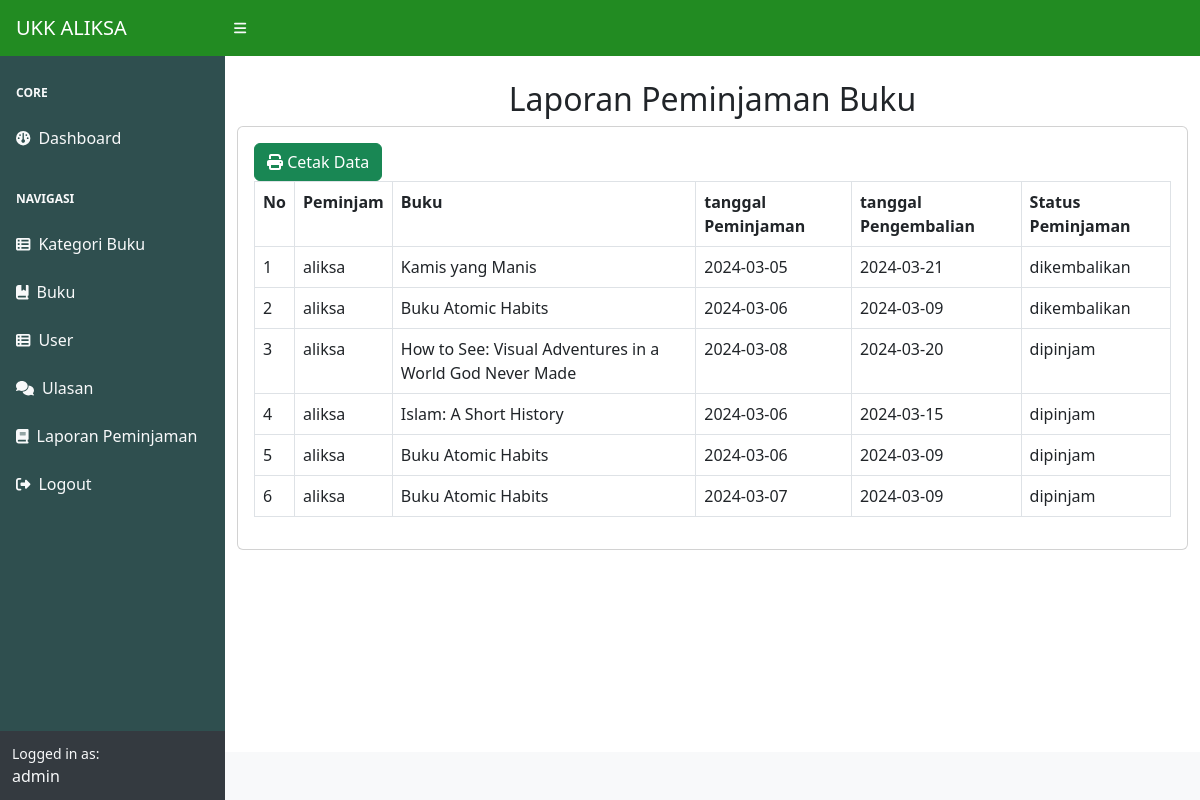
The app's page /index.php?page=laporan (signed in) with its own data.
### tables this page shows
CREATE TABLE `peminjaman` (
  `id_peminjaman` int(11) NOT NULL,
  `id_user` int(11) DEFAULT NULL,
  `id_buku` int(11) DEFAULT NULL,
  `tanggal_peminjaman` date DEFAULT NULL,
  `tanggal_pengembalian` date DEFAULT NULL,
  `status_peminjaman` enum('dipinjam','dikembalikan') DEFAULT NULL
);

CREATE TABLE `user` (
  `id_user` int(11) NOT NULL,
  `username` varchar(225) DEFAULT NULL,
  `password` varchar(225) DEFAULT NULL,
  `email` varchar(225) DEFAULT NULL,
  `nama_lengkap` varchar(225) DEFAULT NULL,
  `alamat` text DEFAULT NULL,
  `no_telpon` varchar(225) DEFAULT NULL,
  `level` enum('admin','petugas','peminjam') DEFAULT NULL
);

CREATE TABLE `buku` (
  `id_buku` int(11) NOT NULL,
  `id_kategori` int(11) DEFAULT NULL,
  `judul` varchar(225) DEFAULT NULL,
  `penulis` varchar(255) DEFAULT NULL,
  `penerbit` varchar(225) DEFAULT NULL,
  `tahun_terbit` int(11) DEFAULT NULL,
  `deskripsi` text DEFAULT NULL
);

### laporan.php (the view, shortened to what this page needs)
<center><h2 class="mt-4">Laporan Peminjaman Buku</h2></center>
<div class="card">
    <div class="card-body">
        <div class="row">
            <div class="col-md-12">
                <a href="cetak.php" target="_blank" class="btn btn-success"><i class="fa fa-print"></i> Cetak Data</a>
                <table class="table table-bordered" id="dataTable" width="100%" cellspacing="0">
                    <tr>
                        <th>No</th>
                        <th>Peminjam</th>
                        <th>Buku</th>
                        <th>tanggal Peminjaman</th>
                        <th>tanggal Pengembalian</th>
                        <th>Status Peminjaman</th>
                    </tr>
                    <?php
                    $i = 1;
                    $query = mysqli_query($koneksi, "SELECT*FROM peminjaman LEFT JOIN user on user.id_user = peminjaman.id_user LEFT JOIN buku on buku.id_buku = peminjaman.id_buku");
                    while ($data = mysqli_fetch_array($query)) {
                    ?>
                        <tr>
                            <td><?php echo $i++; ?></td>
                            <td><?php echo $data['nama_lengkap']; ?></td>
                            <td><?php echo $data['judul']; ?></td>
                            <td><?php echo $data['tanggal_peminjaman']; ?></td>
                            <td><?php echo $data['tanggal_pengembalian']; ?></td>
                            <td><?php echo $data['status_peminjaman']; ?></td>
                        <?php
                    }
                        ?>
                </table>
            </div>
        </div>
    </div>
</div>

### index.php (shortened to what this page needs)
<!DOCTYPE html>
<html lang="en">
<head>
    <link href="https://cdn.jsdelivr.net/npm/simple-datatables@7.1.2/dist/style.min.css" rel="stylesheet" />
    <link href="css/styles.css" rel="stylesheet" />
</head>
<body class="sb-nav-fixed">
    <nav class="sb-topnav navbar navbar-expand navbar-dark" style="background-color: #228B22">
        <a class="navbar-brand ps-3" href="index.html">UKK ALIKSA</a>
        <button class="btn btn-link btn-sm order-1 order-lg-0 me-4 me-lg-0 text-light" id="sidebarToggle" href="#!"><i class="fas fa-bars"></i></button>
    </nav>
    <div id="layoutSidenav">
        <div id="layoutSidenav_nav">
            <nav class="sb-sidenav accordion sb-sidenav-dark" style="background-color: #2F4F4F;" id="sidenavAccordion">
                <div class="sb-sidenav-menu">
                    <div class="nav">
                        <div class="sb-sidenav-menu-heading text-light">Core</div>
                        <a class="nav-link text-light" href="?">
                            <div class="sb-nav-link-icon"><i class="fa-solid fa-gauge text-light"></i></div>
                            Dashboard
                        </a>
                        <?php
                        if ($_SESSION['user']['level'] != 'peminjam') {
                          ?>
                        <div class="sb-sidenav-menu-heading text-light">Navigasi</div>
                            <a class="nav-link text-light" href="?page=kategori">
                                <div class="sb-nav-link-icon"><i class="fa-solid fa-table-list text-light"></i></div>
                                Kategori Buku
                            </a>
                            <a class="nav-link text-light" href="?page=buku">
                                <div class="sb-nav-link-icon"><i class="fa-solid fa-book-bookmark text-light"></i></div>
                                Buku
                            </a>
                            <?php if($_SESSION['user']['level'] == 'admin') : ?>
                            <a class="nav-link text-light" href="?page=user">
                                <div class="sb-nav-link-icon"><i class="fa-solid fa-table-list text-light"></i></div>
                                User
                            </a>
                            <?php endif; ?>
                        <?php
                        }
                        ?>
                        <a class="nav-link text-light" href="?page=ulasan">
                            <div class="sb-nav-link-icon"><i class="fa-solid fa-comments text-light"></i></div>
                            Ulasan
                        </a>
                        <?php
                        if ($_SESSION['user']['level'] != 'peminjam') {
                        ?>
                            <a class="nav-link text-light" href="?page=laporan">
                                <div class="sb-nav-link-icon"><i class="fas fa-book text-light"></i></div>
                                Laporan Peminjaman
                            </a>
                        <?php
                        }
                        ?>
                        <a class="nav-link text-light" href="logout.php">
                            <div class="sb-nav-link-icon"><i class="fa-solid fa-right-from-bracket text-light"></i></div>
                            Logout
                        </a>
                    </div>
                </div>
                <div class="sb-sidenav-footer text-light">
                    <div class="small">Logged in as:</div>
                    <?php echo $_SESSION['user']['nama_lengkap']; ?>
                </div>
            </nav>
        </div>
        <div id="layoutSidenav_content">
            <main>
                <div class="container-fluid">
                    <?php
                    $page = isset($_GET['page']) ? $_GET['page'] : 'home';
                    if (file_exists($page . '.php')) {
                        include $page . '.php';
                    } else {
                        include '404.php';
                    }
                    ?>
                </div>
            </main>
            <footer class="py-4 bg-light mt-auto">
            </footer>
        </div>
    </div>
</body>
</html>

### records on screen
peminjaman: id_user.nama_lengkap "aliksa", id_buku.judul "Kamis yang Manis", tanggal_peminjaman "2024-03-05", tanggal_pengembalian "2024-03-21", status_peminjaman "dikembalikan"
peminjaman: id_user.nama_lengkap "aliksa", id_buku.judul "Buku Atomic Habits", tanggal_peminjaman "2024-03-06", tanggal_pengembalian "2024-03-09", status_peminjaman "dikembalikan"
peminjaman: id_user.nama_lengkap "aliksa", id_buku.judul "How to See: Visual Adventures in a World God Never Made", tanggal_peminjaman "2024-03-08", tanggal_pengembalian "2024-03-20", status_peminjaman "dipinjam"
peminjaman: id_user.nama_lengkap "aliksa", id_buku.judul "Islam: A Short History", tanggal_peminjaman "2024-03-06", tanggal_pengembalian "2024-03-15", status_peminjaman "dipinjam"
peminjaman: id_user.nama_lengkap "aliksa", id_buku.judul "Buku Atomic Habits", tanggal_peminjaman "2024-03-06", tanggal_pengembalian "2024-03-09", status_peminjaman "dipinjam"
peminjaman: id_user.nama_lengkap "aliksa", id_buku.judul "Buku Atomic Habits", tanggal_peminjaman "2024-03-07", tanggal_pengembalian "2024-03-09", status_peminjaman "dipinjam"

### other values on screen
$_SESSION['user']['nama_lengkap'] "admin"
